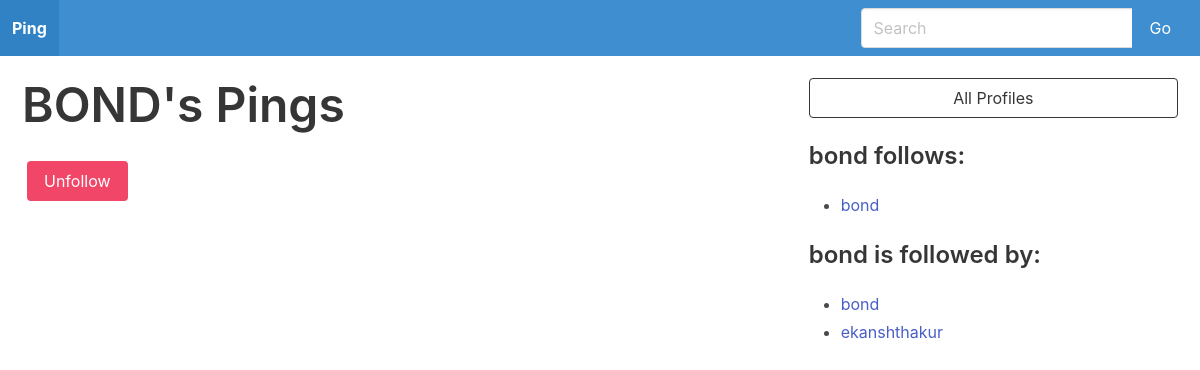
/profile/11 (signed in), run on the app's committed database.
### Ping/models.py (models this page shows)
class Profile(models.Model):
    user = models.OneToOneField(User, on_delete =models.CASCADE)
    follows = models.ManyToManyField(
        "self",
        related_name = "followed_by",
        symmetrical= False,
        blank = True
    )
    def __str__(self):
        return self.user.username

### Ping/views.py (the view, shortened to what this page needs)
# urls.py: path('profile/<int:pk>', profile, name = 'profile'),
def profile(request,pk ):
    if not hasattr(request.user , 'profile'):
        missing_profile = Profile(user = request.user)
        missing_profile.save()
    profile = Profile.objects.get(pk=pk)
    return render(request, 'profile.html', {"profile" : profile})

### templates/profile.html (shortened to what this page needs)
{% extends 'base.html' %} {% block content %}
<div class="columns is-vcentered" style="
    display: flex;
    align-items: start;
    margin: 10px;
    justify-content: space-evenly;
  ">
  <div class="column is-two-thirds">
    <div class="block">
      <h1 class="title is-1">{{profile.user.username|upper}}'s Pings</h1>
      <form action="" method="post">
        <div class="buttons has-addons" style="padding: 5px;">
          {% if profile in user.profile.follows.all %}
          <button class="button is-danger " name="follows" value="unfollow">Unfollow</button>
          {% else %}
          <button class="button is-success " name="follows" value="follow">Follow</button>
          {% endif %}
        </div>
      </form>
    </div>
  </div>
<div class="column is-one-third">
  <div class="block">
    <a href="{% url 'profile_list' %}">
      <button class="button is-dark is-outlined is-fullwidth">
        All Profiles
      </button>
    </a>
  </div>
  <div class="block">
    <h3 class="title is-4">{{profile.user.username}} follows:</h3>
    <div class="content">
      <ul>
        {% for following in profile.follows.all %}
        <li>
          <a href="{% url 'profile' following.id %}"> {{ following }} </a>
        </li>
        {% endfor %}
      </ul>
    </div>
  </div>
  <div class="block">
    <h3 class="title is-4">{{profile.user.username}} is followed by:</h3>
    <div class="content">
      <ul>
        {% for follower in profile.followed_by.all %}
        <li>
          <a href="{% url 'profile' follower.id%}"> {{ follower }} </a>
        </li>
        {% endfor %}
      </ul>
    </div>
  </div>
</div>
</div>
</div>
{% endblock content %}

### data on the page
Profile: user.username "BOND", user.username "bond"
Profile: user.username "ekanshthakur"
